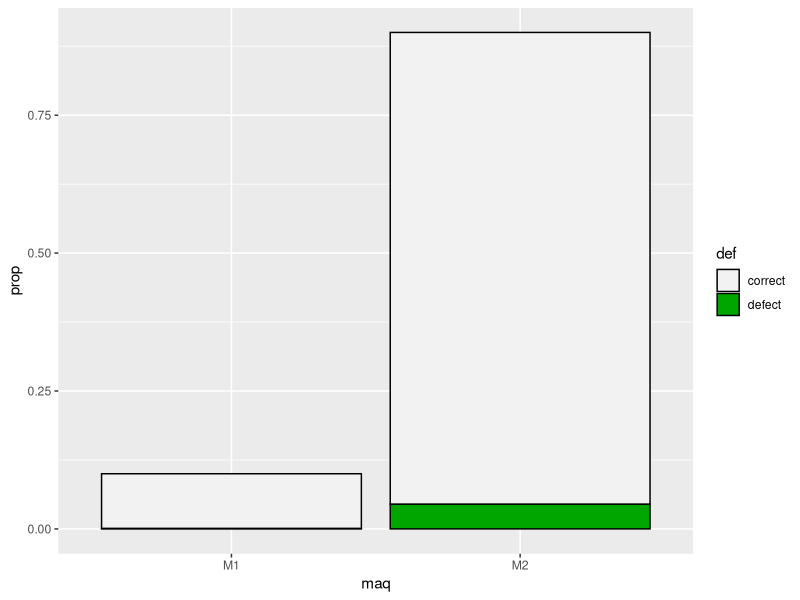
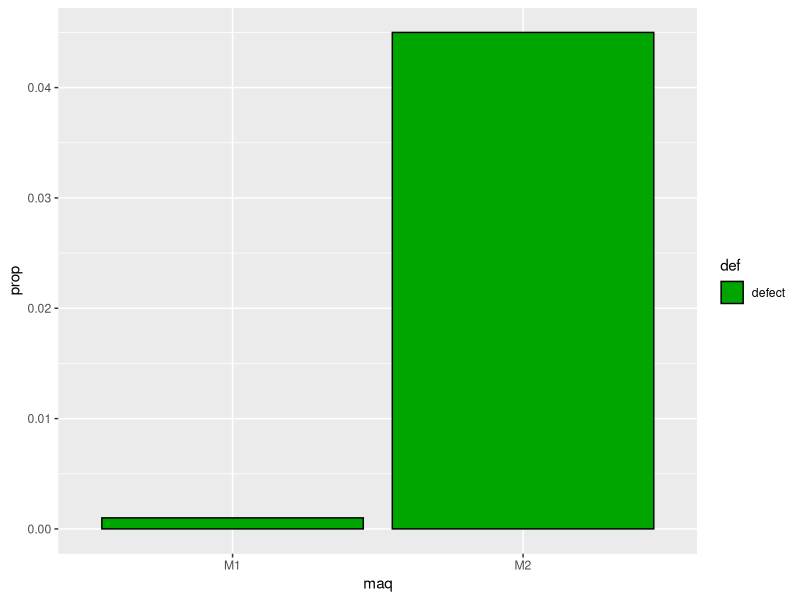

These figures' R source, in order:
## ---- chunk 1
library(ggplot2)
df = data.frame(
  'prop' = c(0.1 * 0.01, 0.1 * 0.99, 0.9 * 0.05, 0.9 * 0.95),
  'maq' = c('M1', 'M1', 'M2', 'M2'),
  'def' = c('defect', 'correct', 'defect', 'correct')
)
ggplot() + 
  geom_bar(data = df, aes(x = maq, y=prop, fill = def), colour="black", stat="identity") +
  scale_fill_manual(values = c("defect" = terrain.colors(2)[1],"correct" = terrain.colors(2)[2]))
## ---- chunk 2
ggplot() + 
  geom_bar(data = subset(df, def == 'defect'), aes(x = maq, y=prop, fill = def), colour="black", stat="identity") +
  scale_fill_manual(values = c("defect" = terrain.colors(2)[1],"correct" = terrain.colors(2)[2]))
## ---- chunk 3
library(ggplot2)
